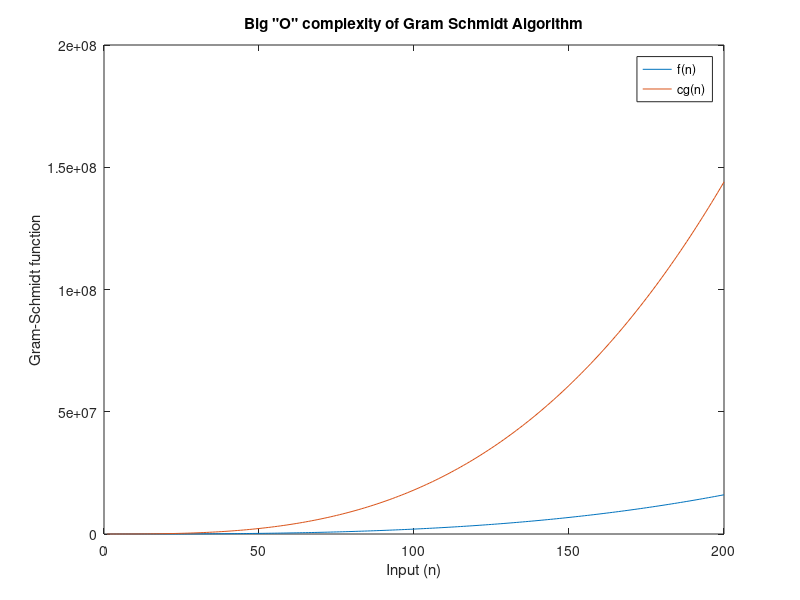

This chart was generated by the following MATLAB code:
%% bigOgramSchmidt.m
%    Shows the big "O" complexity of Gram Schmidt Algorithm
%        
%       Course:     ECE 7650
%       Homework:   1
%       Sub. Date:  October 26, 2016
%
%           Author:     Jamiu Babatunde Mojolagbe
%           Department: Electrical and Computer Engineering
%           Student ID: #7804719
%           Email:      mojolagm@myumanitoba.ca

clear; clc; close all;

%% set input variable n 
nmax = 200;                             % maximum input n 
nmin = 1;                               % minimum input n
narr = nmin:nmax;                       % set up input array for plotting

%% calculate f(n) and cg(n)
for n = nmin:nmax
    f(n) = 2*(n.^3) + (n.^2) + (5*n) + 10;
    cg(n) = 18*(n.^3);
end


%% output results
plot(narr, f(nmin:nmax), narr, cg(nmin:nmax))
title('Big "O" complexity of Gram Schmidt Algorithm');
xlabel('Input (n)');
ylabel('Gram-Schmidt function');
legend('f(n)', 'cg(n)');